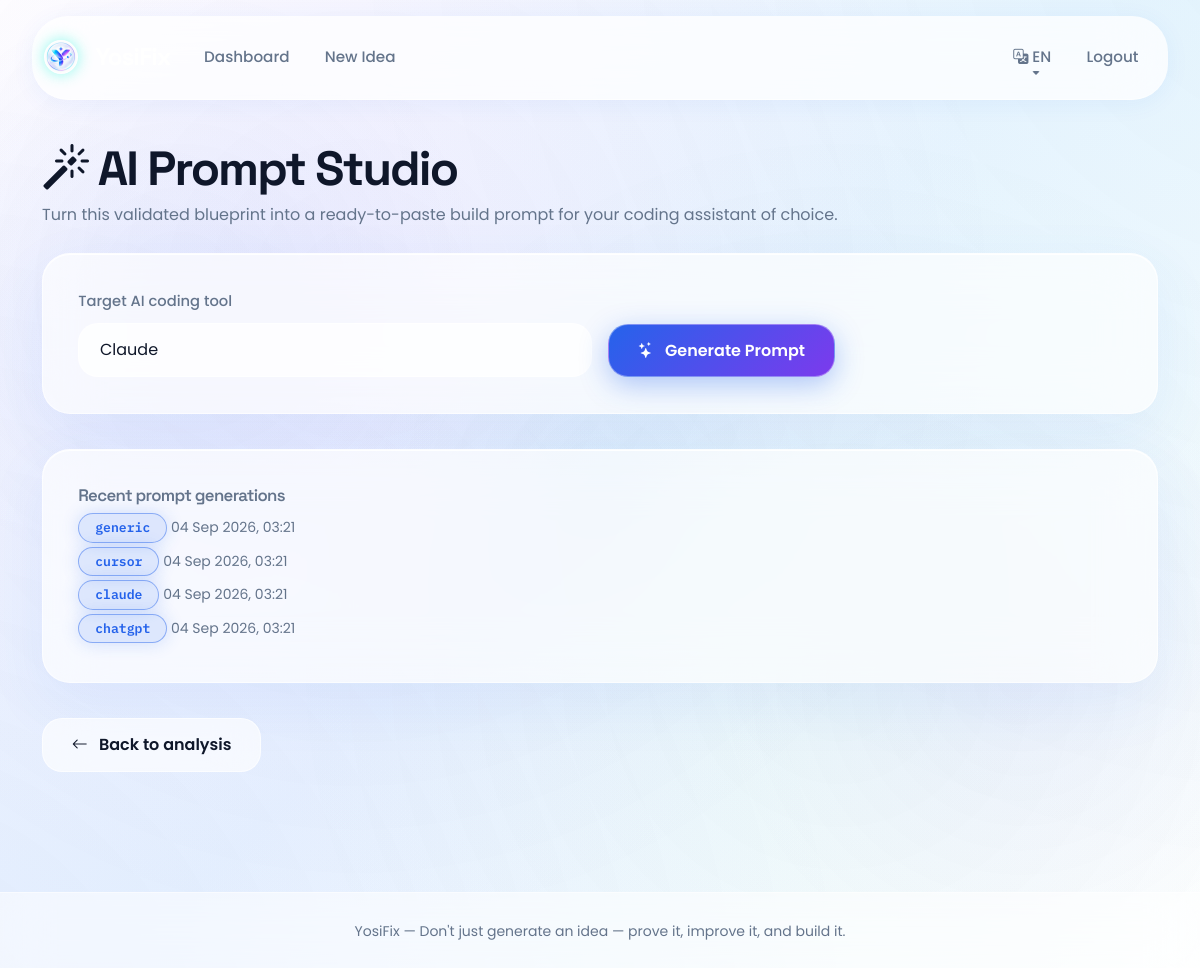
The app's page /idea/1/prompt-studio (signed in) with its own data.
### models.py (models this page shows)
class PromptRecord(db.Model):
    __tablename__ = "prompt_records"
    id = db.Column(db.Integer, primary_key=True)
    idea_id = db.Column(db.Integer, db.ForeignKey("ideas.id"), nullable=False)
    target_tool = db.Column(db.String(30), nullable=False)
    prompt_text = db.Column(db.Text, nullable=False)
    created_at = db.Column(db.DateTime, default=utcnow)

### routes/idea.py (the view)
@bp.route("/<int:idea_id>/prompt-studio", methods=["GET", "POST"])
@login_required
def prompt_studio(idea_id):
    idea = Idea.query.filter_by(id=idea_id, user_id=current_user.id).first_or_404()
    analysis = idea.analysis
    if analysis is None:
        abort(400, "Analyze the idea before generating a build prompt.")
    generated_prompt = None
    target_tool = "claude"
    if request.method == "POST":
        target_tool = request.form.get("target_tool", "claude")
        generated_prompt = generate_master_prompt(idea, analysis, target_tool)
        record = PromptRecord(idea_id=idea.id, target_tool=target_tool, prompt_text=generated_prompt)
        db.session.add(record)
        db.session.commit()
    history_records = PromptRecord.query.filter_by(idea_id=idea.id).order_by(PromptRecord.created_at.desc()).limit(5).all()
    return render_template(
        "prompt_studio.html", idea=idea, analysis=analysis,
        generated_prompt=generated_prompt, target_tool=target_tool,
        tools=TOOL_NOTES.keys(), history_records=history_records,
        lang=current_lang(), t=t,
    )

### app.py (called while the page is built)
def create_app(config_class=Config):
    app = Flask(__name__)
    app.config.from_object(config_class)
    try:
        instance_dir = os.path.join(app.root_path, "instance")
        os.makedirs(instance_dir, exist_ok=True)
    except Exception:
        pass
    db.init_app(app)
    login_manager.init_app(app)
    from models import User
    @login_manager.user_loader
    def load_user(user_id):
        return db.session.get(User, int(user_id))
    from routes.main import bp as main_bp
    from routes.auth import bp as auth_bp
    from routes.idea import bp as idea_bp
    app.register_blueprint(main_bp)
    app.register_blueprint(auth_bp)
    app.register_blueprint(idea_bp)
    @app.context_processor
    def inject_globals():
        return {"app_name": "YosiFix", "lang": session.get("lang", "en"), "t": translate}
    with app.app_context():
        db.create_all()
    return app

### modules/i18n.py (called while the page is built)
def t(key, lang="en"):
    lang = lang if lang in TRANSLATIONS else "en"
    return TRANSLATIONS[lang].get(key, TRANSLATIONS["en"].get(key, key))

### routes/idea.py (called while the page is built)
def current_lang():
    return session.get("lang", "en")

### templates/prompt_studio.html (shortened to what this page needs)
{% extends "base.html" %}
{% block content %}
<h2 class="mb-1"><i class="bi bi-magic"></i> AI Prompt Studio</h2>
<p class="text-muted-custom mb-4">Turn this validated blueprint into a ready-to-paste build prompt for your coding assistant of choice.</p>
<div class="glass-card">
  <form method="POST" class="row g-3 align-items-end">
    <div class="col-md-6">
      <label class="form-label">Target AI coding tool</label>
      <select name="target_tool" class="form-select">
        {% for tool in tools %}
        <option value="{{ tool }}" {% if tool == target_tool %}selected{% endif %}>{{ tool|capitalize }}</option>
        {% endfor %}
      </select>
    </div>
    <div class="col-md-4">
      <button type="submit" class="btn btn-brand"><i class="bi bi-stars"></i> Generate Prompt</button>
    </div>
  </form>
</div>
{% if history_records %}
<div class="glass-card">
  <h6 class="text-muted-custom">Recent prompt generations</h6>
  {% for r in history_records %}
  <p class="small mb-1"><span class="badge badge-domain">{{ r.target_tool }}</span> {{ r.created_at.strftime('%d %b %Y, %H:%M') }}</p>
  {% endfor %}
</div>
{% endif %}
<a href="{{ url_for('idea.result', idea_id=idea.id) }}" class="btn btn-outline-glass">
  <i class="bi bi-arrow-left"></i> Back to analysis
</a>
{% endblock %}

### records on screen
PromptRecord: target_tool "generic", created_at "04 Sep 2026, 03:21"
PromptRecord: target_tool "cursor", created_at "04 Sep 2026, 03:21"
PromptRecord: target_tool "claude", created_at "04 Sep 2026, 03:21"
PromptRecord: target_tool "chatgpt", created_at "04 Sep 2026, 03:21"

### other values on screen
{{ t('nav_dashboard', lang) }} "Dashboard"
{{ t('nav_new_idea', lang) }} "New Idea"
{{ lang|upper }} "EN"
{{ t('nav_logout', lang) }} "Logout"
{{ t('tagline', lang) }} "Don't just generate an idea — prove it, improve it, and build it."
form field target_tool "Claude"
